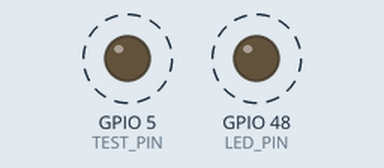
Simulated run of this sketch. Board: ESP32-S3. Shown: output pins drawn as LEDs (lit = HIGH). Dashed ring = blinking. What the sketch prints to the serial monitor is not drawn.

Above: at 1.5 s.
Timing chart, 0 to 4.0 s (numbered marks = the images above):
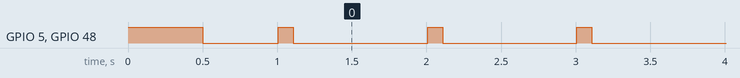

The sketch:

minimal_test.ino
```cpp
/******************************************************************************
 * minimal_test.ino - ESP32-S3 最简启动测试（2026-10-16 排查开机循环时留下的诊断工具）
 *
 * 三条互相独立的证据路径，任一条成立就说明 setup() 跑过了：
 *   1. GPIO 5 拉高 500 ms 再周期性闪 —— **最可靠的一条**，万用表直流档直接量，
 *      不依赖串口、不依赖 USB 枚举、不依赖任何库
 *   2. Serial 输出 "===== BOOT OK ====="
 *   3. GPIO 48 —— 见下方警告，这条在本板上基本没用
 *
 * ⚠️ 关于路径 2（原文写「Serial (USB CDC) 输出到串口监视器」，是错的）：
 *    `Serial` 指向哪里取决于**编译这个 sketch 时**的 "USB CDC On Boot" 选项，
 *    与生产固件的设置无关（生产固件在 platformio.ini 里钉死了
 *    -DARDUINO_USB_CDC_ON_BOOT=0，那边 Serial = UART0 / GPIO43+44）。
 *    ⇒ 若这里 CDC 选的是 Disabled 而你插的是 USB 口，串口监视器会**一片空白，
 *    但这不代表代码没跑**。这正是排查开机循环时最容易误判的一点：
 *    要么把本 sketch 的 USB CDC On Boot 设为 Enabled，要么接 USB-TTL 到 GPIO43/44。
 *    拿不准就别依赖这条，看路径 1。
 *
 * ⚠️ 关于路径 3（原文写「GPIO 48 如果是普通 LED 会亮」）：
 *    本板（ESP32-S3-DevKitC-1 N16R8）GPIO48 是**单颗 WS2812 可寻址灯珠**，
 *    不是普通 LED —— 生产固件用 Adafruit_NeoPixel 驱动它（见 pump_shared.h 的
 *    LED_PIN 与 led.cpp）。`digitalWrite(48, HIGH)` **不会让它亮**，
 *    只会往数据线发一个恒高电平。这里刻意不引入 NeoPixel 依赖（那就不是
 *    "最简"测试了），所以把 GPIO48 当指示灯用是无效的，别据此判断代码没跑。
 ******************************************************************************/

#define TEST_PIN  5   // 蜂鸣器引脚 —— 万用表直流档量，这是最可靠的一条证据
#define LED_PIN   48  // WS2812 数据线，不是普通 LED；digitalWrite 点不亮（见文件头警告）

void setup() {
  // 1. 先翻 GPIO，即使用户没开串口也能测
  pinMode(TEST_PIN, OUTPUT);
  pinMode(LED_PIN, OUTPUT);

  // 启动标识: GPIO5 拉高 500ms
  digitalWrite(TEST_PIN, HIGH);
  digitalWrite(LED_PIN, HIGH);
  delay(500);
  digitalWrite(TEST_PIN, LOW);
  digitalWrite(LED_PIN, LOW);

  // 2. 初始化串口
  Serial.begin(115200);
  delay(500);
  Serial.println("\n\n===== BOOT OK =====");
  Serial.println("If you see this, setup() executed successfully.");
  Serial.print("Chip: ESP32-S3, PSRAM: ");
  Serial.println(psramFound() ? "FOUND" : "NOT FOUND");
  Serial.print("PSRAM size: ");
  Serial.print(ESP.getPsramSize() / 1024 / 1024);
  Serial.println(" MB");
  Serial.print("Flash size: ");
  Serial.print(ESP.getFlashChipSize() / 1024 / 1024);
  Serial.println(" MB");
}

void loop() {
  // 心跳: GPIO5 和 LED 同步闪
  digitalWrite(TEST_PIN, HIGH);
  digitalWrite(LED_PIN, HIGH);
  Serial.println("HEARTBEAT");
  delay(100);
  digitalWrite(TEST_PIN, LOW);
  digitalWrite(LED_PIN, LOW);
  delay(900);
}
```

Measured:
- by itself, GPIO 5 (TEST_PIN), GPIO 48 (LED_PIN): repeats every 1.0 s: HIGH 0.10 s, LOW 0.90 s
